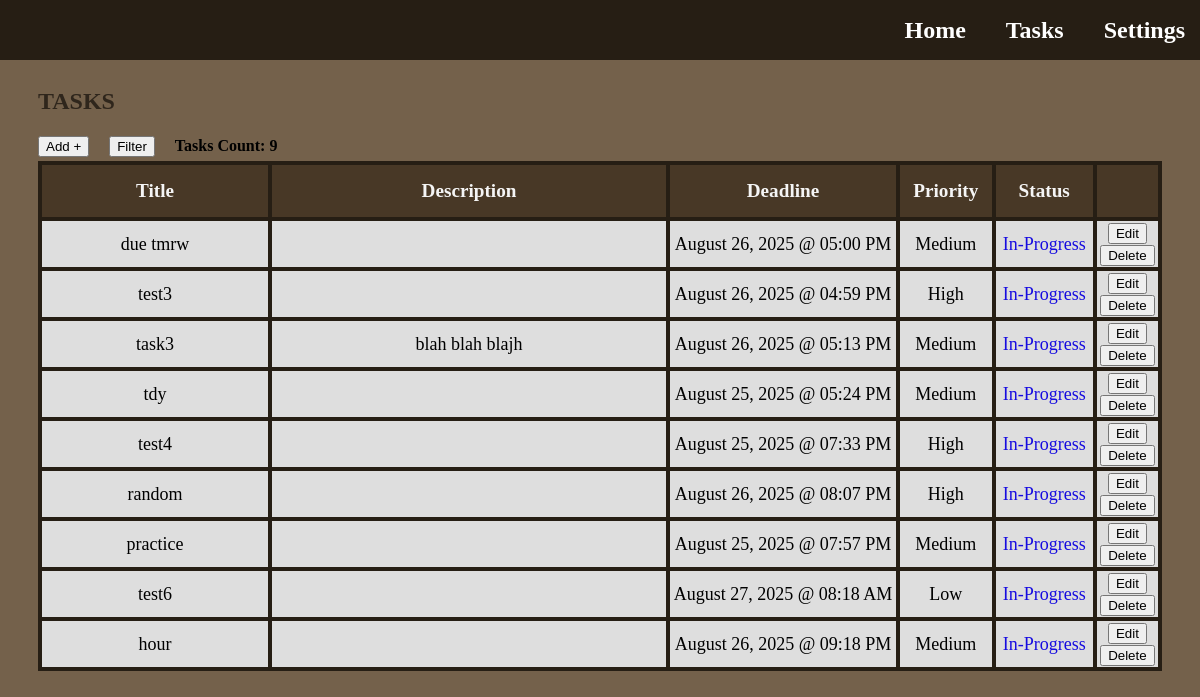
/tasks (signed in), run on an earlier commit of the app's database.
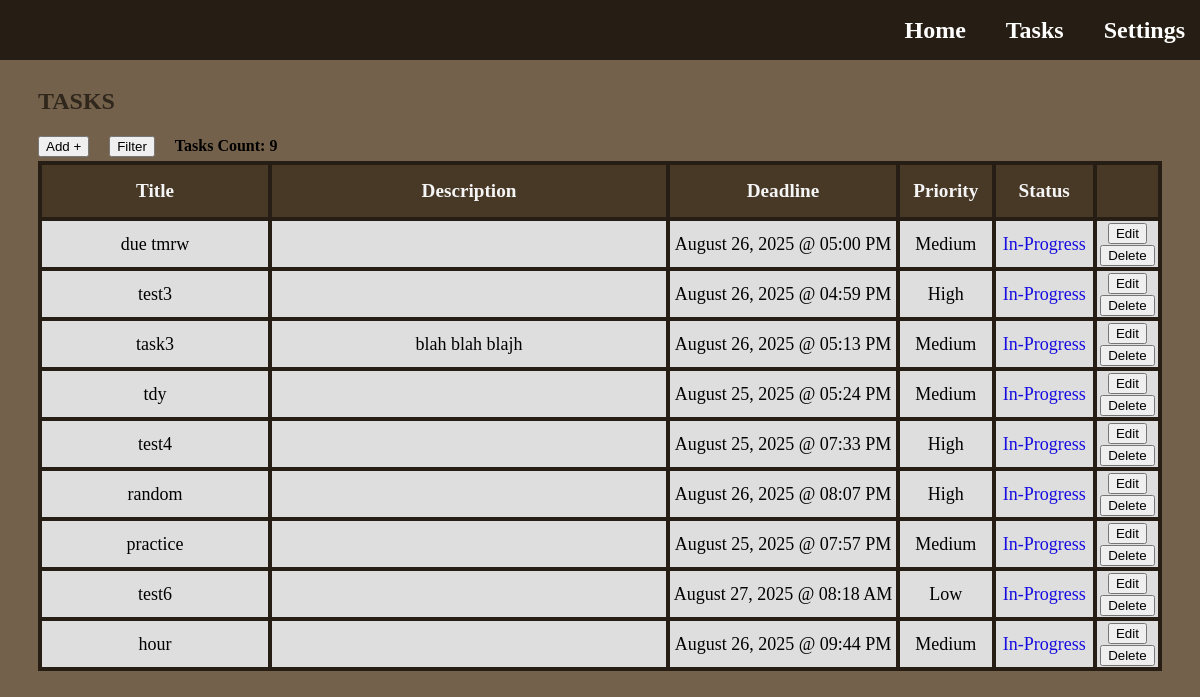
And on a later commit of the database.
### app.py (models this page shows)
class Task(db.Model):
    id = db.Column(db.Integer, primary_key=True)
    title = db.Column(db.String(128), nullable=False)
    description = db.Column(db.Text, nullable=True)
    priority = db.Column(db.String(50), nullable=False)
    deadline = db.Column(db.DateTime, nullable=True)
    status = db.Column(db.String(50), nullable=False, default='In-Progress')
    set_today_reminder = db.Column(db.Boolean, nullable=False, default=True)
    set_tomorrow_reminder = db.Column(db.Boolean, nullable=False, default=True)
    user_id = db.Column(db.Integer, db.ForeignKey('user.id'), nullable=False)
    user = db.relationship('User', backref=db.backref('tasks', lazy=True))

### app.py (the view, shortened to what this page needs)
@app.route('/tasks')
def tasks():
    user_id = session['user_id']
    sort_title = session.get('sort_title')
    sort_type = session.get('sort_type')
    filter_priorities = session.get('filter_priorities', [])
    filter_status = session.get('filter_status', [])
    filter_months = session.get('filter_months', [])
    filter_year = session.get('filter_year', None)
    filter_day = session.get('filter_day', None)
    priority_order_descending = case(
        (Task.priority == 'High', 1),
        (Task.priority == 'Medium', 2),
        (Task.priority == 'Low', 3),
    )
    priority_order_ascending = case(
        (Task.priority == 'Low', 1),
        (Task.priority == 'Medium', 2),
        (Task.priority == 'High', 3),
    )
    status_order_complete = case(
        (Task.status == 'Complete', 1),
        (Task.status == 'In-Progress', 2)
    )
    status_order_in_progress = case(
        (Task.status == 'In-Progress', 1),
        (Task.status == 'Complete', 2)
    )
    query = Task.query.filter_by(user_id=user_id)
    if filter_priorities: # Only true if not empty
        query = query.filter(Task.priority.in_(filter_priorities)) # Filter by checked priorities within given priority list
    if filter_status:
        query = query.filter(Task.status.in_(filter_status)) # Filter by checked status within given status list
    if filter_months:
        query = query.filter(extract('month', Task.deadline).in_(filter_months)) # Filter by checked months within given months list; extract(...) - returns month number from Task columns and matches to filter months list
    if filter_year:
        query = query.filter(extract('year', Task.deadline) == filter_year) # Filter by typed year; extracts year from deadline column in database
    if filter_day:
        query = query.filter(extract('day', Task.deadline) == filter_day) # Filter by typed day; extracts day from deadline column in database
    user_tasks = query.all()  # Get all tasks for this user according to the id, default order is by date task was created from earliest to latest
    user_tasks_count = query.count() # Gets the total count of tasks of the user
    return render_template('tasks.html', tasks=user_tasks, count=user_tasks_count, sort_title=sort_title, sort_type=sort_type, filter_priorities=filter_priorities, filter_status=filter_status, filter_months=filter_months, filter_year=filter_year, filter_day=filter_day)

### templates/tasks.html (shortened to what this page needs)
{% extends "base.html" %}
{% block content %}
  <h1 class="title-page">Tasks</h1>
  <div class="task-features">
    <button href="#" type="button" class="add-button" onclick="openPopup('add-task')">Add +</button>
    <button type="button" class="filter-sort-button" onclick="openPopup('filter-sort-task')">Filter</button>
    <h4>Tasks Count: {{ count }} </h2>
  </div>
  <section class="tasks-section">
      <table class="tasks-table">
        <thead class="table-header">
          <tr>
              <th class="task-title">Title</th>
              <th class="task-description">Description</th>
              <th class="task-deadline">Deadline</th>
              <th class="task-priority">Priority</th>
              <th class="task-status">Status</th>
              <th class="task-options"></th>
          </tr>
        </thead>
        <tbody id="task-body">
          {% for task in tasks %}
          <tr id="task-row">
            <td>{{ task.title }}</td>
            <td>{{ task.description }}</td>
            <td>{{ task.deadline.strftime('%B %d, %Y @ %I:%M %p')  }}</td>
            <td>{{ task.priority }}</td>
            <td class="task-status-data">
              <a href="{{ url_for('change_task_status', task_id=task.id)}}"
              class="task-status {{ task.status | lower | replace(' ', '-') }}">
                {{ task.status }}
              </a>
            </td>
            <td>
              <a>
                <button type="button" class="edit-button" onclick="openEditPopup(this, 'edit-task')"
                  data-id="{{ task.id }}"
                  data-title="{{ task.title }}"
                  data-description="{{ task.description }}"
                  data-priority="{{ task.priority }}"
                  data-deadline="{{ task.deadline.strftime('%B %d %Y @ %I:%M %p')  }}"
                  >
                  Edit
                </button>
              </a>
              <a href="{{ url_for('delete_task', task_id=task.id)}}">
                <button type="button" class="delete-button">Delete</button>
              </a>
            </td>
          </tr>
          {% else %}
          <tr>
            <td colspan="6">No tasks available.</td>
          </tr>
          {% endfor %}
        </tbody>
      </table>
  </section>
{% endblock %}

### templates/base.html (shortened to what this page needs)
<!DOCTYPE html>
<html lang="en">
<head>
    <link rel="stylesheet" href="{{ url_for('static', filename='style.css') }}">
</head>
<body class="homepage">
    <header class="navbar">
        <nav class="navbar-links">
            <a href="{{ url_for('home') }}">Home</a>
            <a href="{{ url_for('tasks') }}">Tasks</a>
            <a href="{{ url_for('settings') }}">Settings</a>
        </nav>
    </header>
    <main>
        {% block content %}{% endblock %}
    </main>
</body>
</html>

### static/style.css (style rules this page uses)
html, body { min-width: 800px; overflow-x: auto; }
.title-page { margin-top: 80px; margin-left: 30px; font-size: x-large; font-weight: bolder; text-transform: uppercase; font-family: 'Lucida Handwriting'; color: #2f261c; }
.homepage { background-color: #74614b; }
.navbar { background-color: #261e14; position: fixed; top: 0; left: 0; width: 100%; height: 60px; padding-left: 5px; display: flex; justify-content: flex-end; align-items: center; z-index: 1000; }
.navbar-links { display: flex; gap: 20px; }
.navbar-links a { font-family: 'Lucida Handwriting'; color: white; margin-right: 20px; font-weight: bold; font-size: 24px; text-decoration: none; }
.tasks-section { margin-left: 30px; margin-right: 30px; display: flex; justify-content: center; }
.tasks-table { border-collapse: collapse; width: 100%; height: 50%; table-layout: fixed; }
.tasks-table th, .tasks-table td { border: 4px solid #261e14; color: black; font-size: large; text-align: center; background: rgb(222, 222, 222); }
.tasks-table th { color: whitesmoke; font-weight: bolder; font-size: larger; height: 50px; background-color: #483826; }
.task-title { width: 20%; }
.task-description { white-space: normal; word-break: break-word; max-width: 400px; width: 35%; }
.task-deadline { width: 20%; }
.task-priority { width: 8%; }
.task-status { width: 8.5%; }
.task-options { width: 8.5; }
.task-status-data { text-decoration: none; color: white }
.task-status.in-progress { color: rgb(22, 11, 224); text-decoration: none; }
.task-features { margin-left: 30px; margin-right: 30px; height: 30px; display: flex; justify-content: flex-start; align-items: center; gap: 20px; }
.add-button { color: black; text-decoration: none; }

What changed in the data, as far as the page shows it:
changed Task "hour": deadline "August 26, 2025 @ 09:18 PM" → "August 26, 2025 @ 09:44 PM"
